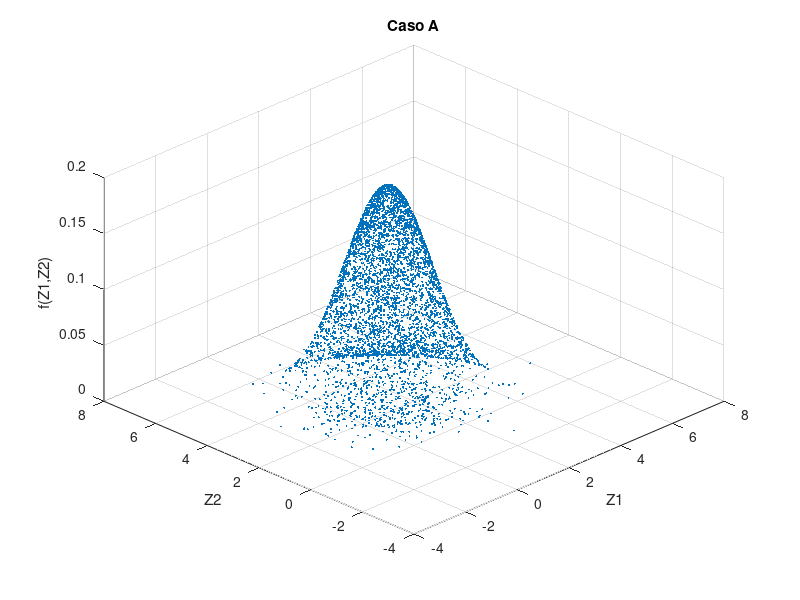
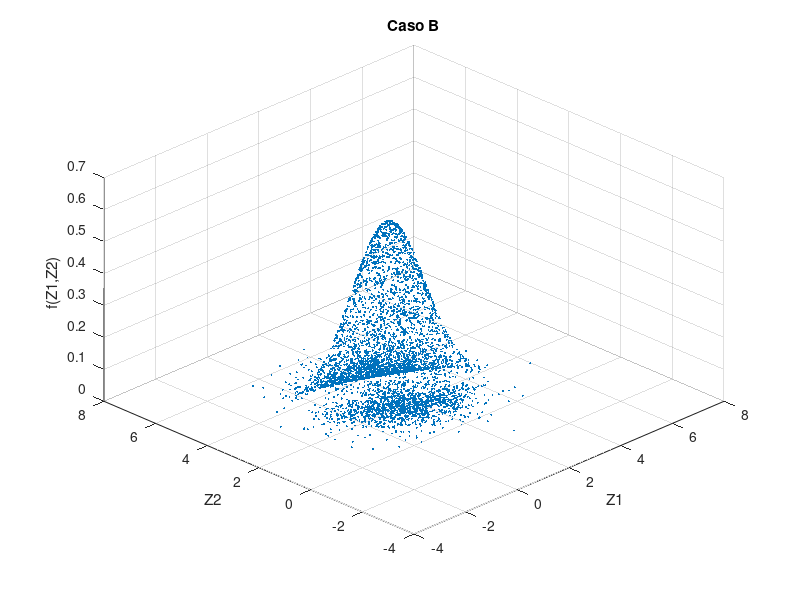

The MATLAB source for these figures, in order:
%% [2] V.A Conjuntamente Gaussianas
clear Workspace;
clc;

% Generacion de uniformes [0 , 1]
N = 5000;
X1 = rand(N,1); 
X2 = rand(N,1);
X3 = rand(N,1); 
X4 = rand(N,1);

% Generacion de gaussianas estandard
Y1 = sqrt(-2.*log(X1)).*cos(2.*pi.*X2);
Y2 = sqrt(-2.*log(X3)).*cos(2.*pi.*X4);

%% CASO A)
u1a = 2;
u2a = 3;
sigma1a = 1;
sigma2a = 1;
roa = -0.5;

% Gaussianas con media y varianza personalizadas
Z1a = sigma1a.*Y1 + u1a;
Z2a = sigma1a.*Y2 + u2a;

% Gaussiana bivariable
Z12a = (1/( 2.*pi.*sigma1a.*sigma2a.*sqrt(1-roa.^2) )).*exp(-( (1/(2.*(1-roa.^2))).*(((Z1a-u1a)/sigma1a).^2 + ((Z2a-u2a)/sigma2a).^2 - (2.*roa.*(Z1a-u1a).*(Z2a-u2a)/(sigma1a.*sigma2a))) ));

figure;
scatter3(Z1a,Z2a,Z12a,2,'filled');
title('Caso A')
xlabel('Z1');
ylabel('Z2');
zlabel('f(Z1,Z2)');
set(gca,'XLim',[-4 8],'YLim',[-4 8])
view(-45,40)
print('Za','-dpng','-r600');

%% CASO B)
u1b = 2;
u2b = 3;
sigma1b = 1;
sigma2b = 0.5;
rob = -0.8;

% Gaussianas con media y varianza personalizadas
Z1b = sigma1b.*Y1 + u1b;
Z2b = sigma1b.*Y2 + u2b;

% Gaussiana bivariable
Z12b = (1/( 2.*pi.*sigma1b.*sigma2b.*sqrt(1-rob.^2) )).*exp(-( (1/(2.*(1-rob.^2))).*(((Z1b-u1b)/sigma1b).^2 + ((Z2b-u2b)/sigma2b).^2 - (2.*rob.*(Z1b-u1b).*(Z2b-u2b)/(sigma1b.*sigma2b))) ));

figure;
scatter3(Z1b,Z2b,Z12b,2,'filled');
title('Caso B')
xlabel('Z1');
ylabel('Z2');
zlabel('f(Z1,Z2)');
set(gca,'XLim',[-4 8],'YLim',[-4 8])
view(-45,40)
print('Zb','-dpng','-r600');